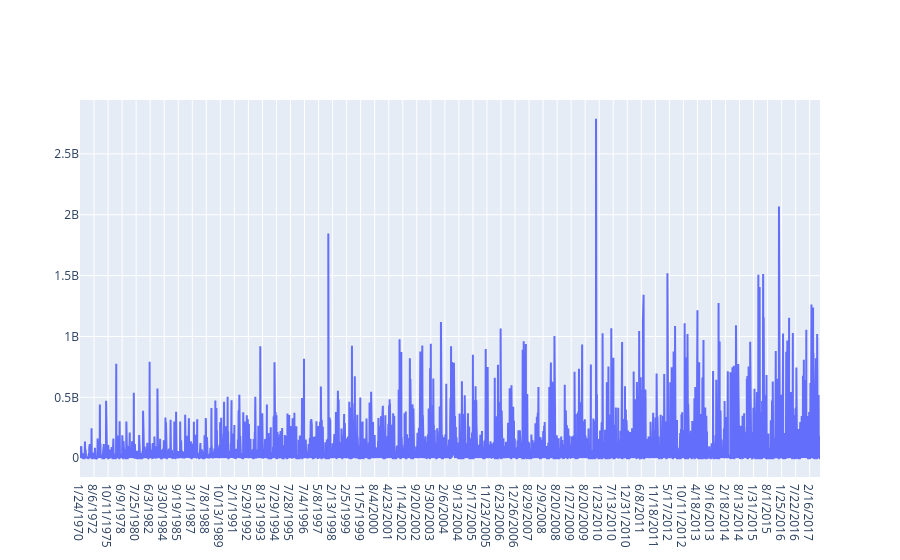

Notebook source saved alongside this figure:
### Code cell
fig = go.Figure([go.Scatter(x=dfgo['release_date'], y=dfgo['revenue'])])
fig.show()

### Figure 1 — Plotly figure (JSON) as saved in the notebook; plotly's stock layout.template omitted (floating-point values rounded to 4 significant figures; data arrays with more than 128 entries replaced by an {"elided": "..."} marker saying what was removed)
{"data": [{"type": "scatter", "x": {"elided": "17326 str values"}, "y": {"elided": "17326 int values"}}], "layout": {}}
